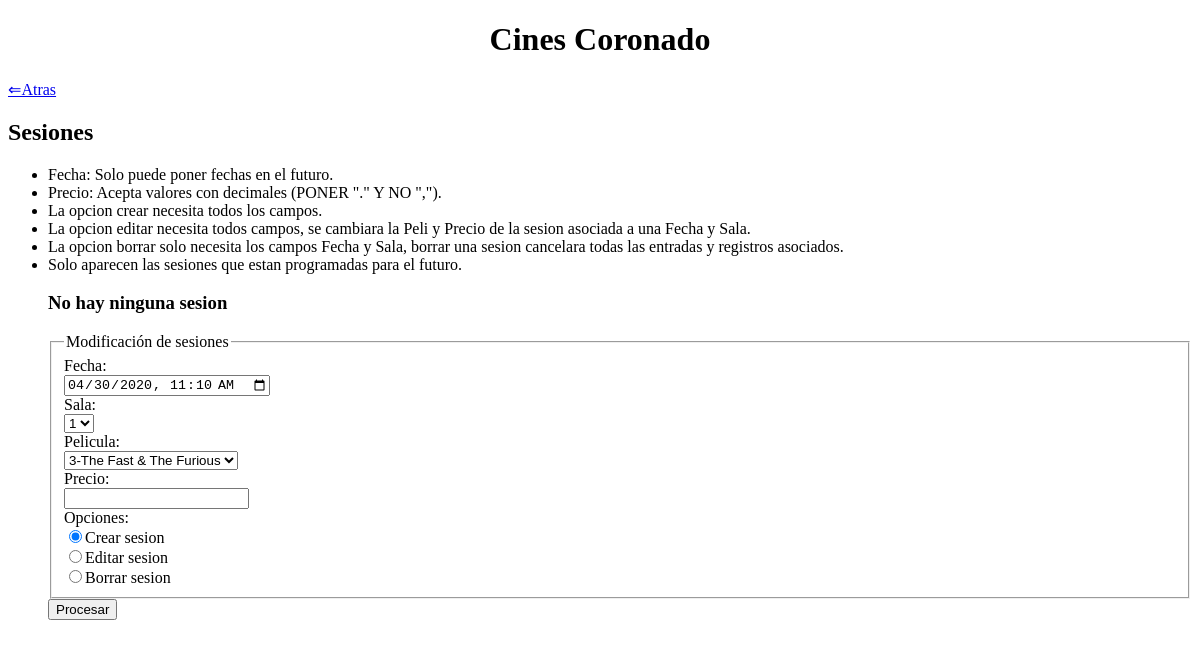
The app's page /sesiones.php, older data.
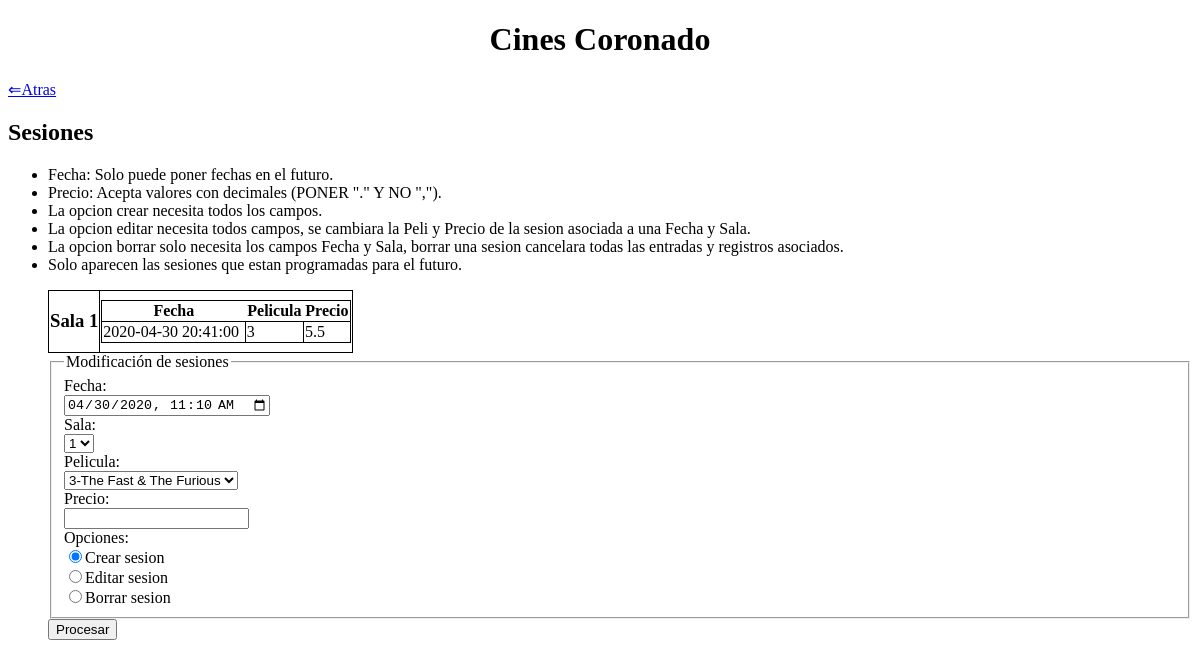
The same page, newer data.
### tables this page shows
CREATE TABLE `sesion` (
  `fecha` datetime NOT NULL,
  `id_sala` int(11) NOT NULL,
  `id_peli` int(11) NOT NULL,
  `precio` float NOT NULL,
  `total_venta` int(11) NOT NULL DEFAULT 0,
  `cancelado` int(11) NOT NULL DEFAULT 0
);

### includes/DAOs/DAO.php (called while the page is built, shortened)
<?php
class DAO {
    private $mysqli = null;
    public function __construct(){
        if(!$this->mysqli){
            $this->mysqli = new mysqli("localhost", "root", "", "cine_php");
        }
    }
    protected function consultar($sql){
        if ($sql != "") {
            $consulta = $this->mysqli->query($sql) or die ($this->mysqli->error. " en la línea ".(__LINE__-1));
            $tablaDatos = array();
            if (substr($sql, 0, 6) == "SELECT") {
                if ($consulta) {
                    while ($fila = mysqli_fetch_assoc($consulta)){
                        array_push($tablaDatos, $fila);
                    }
                }
            }
            return $tablaDatos;
        }
        else {
            return 0;
        }
    }
}
?>

### includes/controller.php (called while the page is built, shortened)
<?php
require_once(__DIR__ . '/DAOs/salaDAO.php');
require_once(__DIR__ . '/DAOs/peliculaDAO.php');
require_once(__DIR__ . '/DAOs/sesionesDAO.php');
class controller{
    private $salaDAO;
    private $peliculaDAO;
    private $sesionDAO;
    private static $instance = null;
    public function __construct(){
        $this->salaDAO = new salaDAO();
        $this->peliculaDAO = new peliculaDAO();
        $this->sesionDAO = new sesionesDAO();
    }
     public static function getInstance() {
        if (null === self::$instance) {
            self::$instance = new self();
        }
        return self::$instance;
    }
    public function selectSala($col = "", $cond = ""){
        return $this->salaDAO->select($col, $cond);
    }
    public function selectSesion($col = "", $cond = ""){
        return $this->sesionDAO->select($col, $cond);
    }
    public function selectPeliculas($col = "", $cond = ""){
        return $this->peliculaDAO->select($col, $cond);
    }
}

### includes/config.php (called while the page is built, shortened)
<?php
require_once __DIR__.'/controller.php';
$ctrl = controller::getInstance();
?>

### includes/DAOs/sesionesDAO.php (called while the page is built, shortened)
<?php
require_once(__DIR__.'/DAO.php');
class sesionesDAO extends DAO
{
    public function select($col, $cond){
        $query = "";
        if ($col == "") {
            $col = "*";
        }
        if ($cond == "") {
            $query = "SELECT ".$col." FROM sesion";
        }
        else {
            $query = "SELECT ".$col." FROM sesion WHERE ".$cond;
        }
        return $this->consultar($query);
    }
}
?>

### includes/DAOs/salaDAO.php (called while the page is built, shortened)
<?php
require_once(__DIR__.'/DAO.php');
class salaDAO extends DAO
{
    public function select($col, $cond){
        $query = "";
        if ($col == "") {
            $col = "*";
        }
        if ($cond == "") {
            $query = "SELECT ".$col." FROM sala";
        }
        else {
            $query = "SELECT ".$col." FROM sala WHERE ".$cond;
        }
        return $this->consultar($query);
    }
}
?>

### includes/DAOs/peliculaDAO.php (called while the page is built, shortened)
<?php
require_once(__DIR__.'/DAO.php');
class peliculaDAo extends DAO
{
    public function select($col, $cond){
        $query = "";
        if ($col == "") {
            $col = "*";
        }
        if ($cond == "") {
            $query = "SELECT ".$col." FROM pelicula";
        }
        else {
            $query = "SELECT ".$col." FROM pelicula WHERE ".$cond;
        }
        return $this->consultar($query);
    }
}
?>

### sesiones.php (the view, shortened to what this page needs)
<?php
	require_once 'includes/config.php';
?>
<!DOCTYPE html>
<html>
<head>
</head>
<body>
	<h1 align="center">Cines Coronado</h1>
	<a href="index.php"> ⇐Atras </a>
	<h2>Sesiones</h2>
	<ul>
		<li>Fecha: Solo puede poner fechas en el futuro.</li>
		<li>Precio: Acepta valores con decimales (PONER "." Y NO ",").</li>
		<li>La opcion crear necesita todos los campos.</li>
		<li>La opcion editar necesita todos campos, se cambiara la Peli y Precio de la sesion asociada a una Fecha y Sala.</li>
		<li>La opcion borrar solo necesita los campos Fecha y Sala, borrar una sesion cancelara todas las entradas y registros asociados.</li>
		<li>Solo aparecen las sesiones que estan programadas para el futuro.</li>
	</ul>
	<?php
    echo '<ul>';
    $arr = $ctrl->selectSesion('',"fecha > '".date("Y-m-d H:i:s", time())."' ORDER BY id_sala");
    if (count($arr) > 0) {
        $last_sala = $arr[0]['id_sala'];
        $i = 0;
        $j = 0;
        echo '<table>';
        while ($i < count($arr)) {
            echo '<tr>';
            echo '<th>';
            echo '<h3>'."Sala ".$arr[$i]['id_sala'] . '</h3>';
            echo '</th>';
            echo '<td>';
            echo
            '<table>
                <tr> <th>Fecha</th> <th>Pelicula</th> <th>Precio</th> </tr>';
            while ($j < count($arr) && $last_sala == $arr[$j]['id_sala']) {
                echo
                '<tr>
            	    <td>'.$arr[$j]['fecha'].'</td>
            	    <td>'.$arr[$j]['id_peli'].'</td>
                    <td>'.$arr[$j]['precio'].'</td>
            	    </tr>';
                $last_sala = $arr[$j]['id_sala'];
                $j++;
            }
            echo '</table>';
            echo '</td>';
            echo '</tr>';
            $i=$j;
        }
    }
    else {
        echo '<h3>No hay ninguna sesion</h3>';
    }
    echo '</table>';
    ?>
	<form action="procesarSesion.php" method="post">
		<fieldset>
		<legend>Modificación de sesiones</legend>
            Fecha:<br>
            <input type="datetime-local" name="fecha" value=<?php echo substr(date("c", time()), 0, 16);?>
            min=<?php echo substr(date("c", time()), 0, 16);?>><br>
            Sala:<br>
            <select name="sala">
            	<?php
            	    $arr_sala = $ctrl->selectSala();
                	foreach($arr_sala as $pair) {
                	    $str = "value=".$pair['id'].">".$pair['id'];
                	    echo '<option '.$str.'</option>';
                	}
            	?>
            </select> <br>
            Pelicula:<br>
            <select name="peli">
            	<?php
            	    $arr_peli = $ctrl->selectPeliculas();
                	foreach($arr_peli as $pair) {
                	    $str = "value=".$pair['id'].">".$pair['id']."-".$pair['nombre'];
                	    echo '<option '.$str.'</option>';
                	}
            	?>
            </select> <br>
            Precio:<br>
            <input type="text" name="precio"><br>
            Opciones: <br>
            <input type="radio" name="op" value="insert" checked="checked">Crear sesion<br>
      		<input type="radio" name="op" value="update">Editar sesion<br>
      		<input type="radio" name="op" value="delete">Borrar sesion<br>
  		</fieldset>
        <input type="submit" name="procesar" value="Procesar">
    </form>
</body>
</html>

### sesiones.php (style rules this page uses)
table { border: 1px solid black; border-collapse: collapse; min-width: 250px; }
td { border: 1px solid black; }

Row changes from the older to the newer data that the page shows:
added sesion: id_sala "1", fecha "2020-04-30 20:41:00", id_peli "3", precio "5.5"
Text that changed along with them:
text no longer shown: "No hay ninguna sesion"
